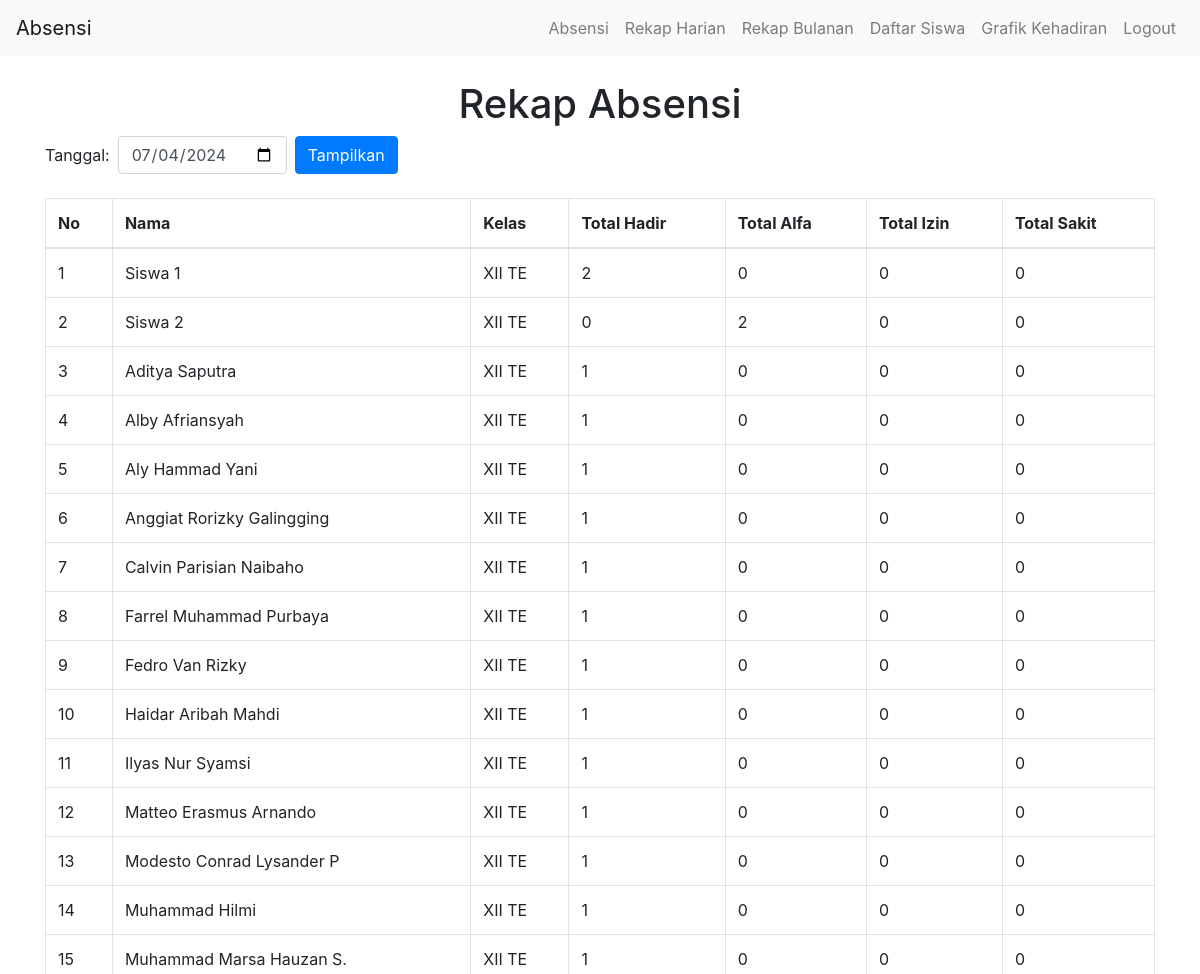
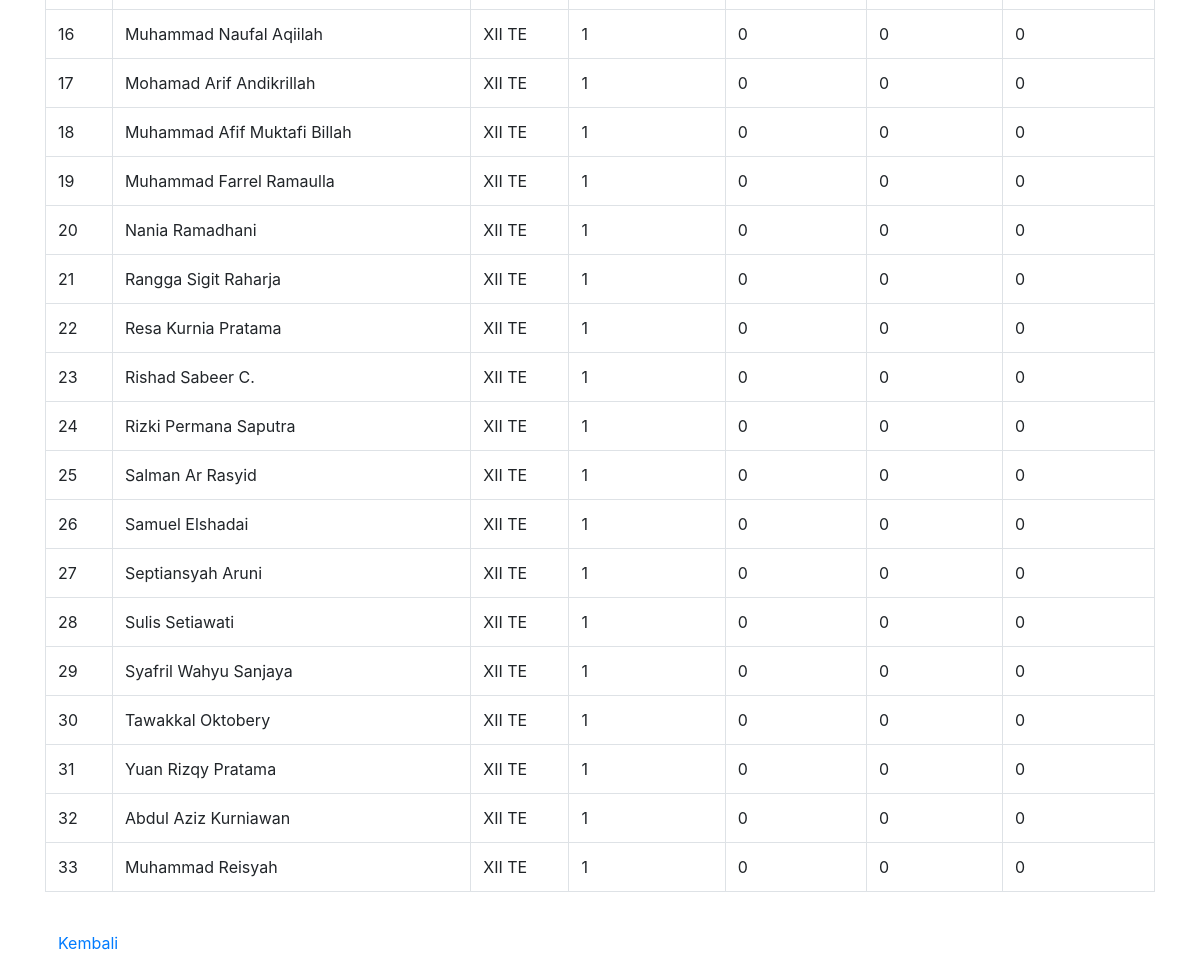
The app's page /rekap with its own data (2 pictures, top to bottom).
### models.py (models this page shows)
class Student(db.Model):
    id = db.Column(db.Integer, primary_key=True)
    nama = db.Column(db.String(100))
    kelas = db.Column(db.String(10))
    attendances = db.relationship('Attendance', backref='student', lazy=True)
    def total_attendance_by_month(self, year, month):
        start_date = datetime(year, month, 1)
        if month == 12:
            end_date = datetime(year + 1, 1, 1)
        else:
            end_date = datetime(year, month + 1, 1)
        hadir = Attendance.query.filter_by(student_id=self.id, status='H').filter(Attendance.tanggal >= start_date).filter(Attendance.tanggal < end_date).count()
        alfa = Attendance.query.filter_by(student_id=self.id, status='A').filter(Attendance.tanggal >= start_date).filter(Attendance.tanggal < end_date).count()
        izin = Attendance.query.filter_by(student_id=self.id, status='I').filter(Attendance.tanggal >= start_date).filter(Attendance.tanggal < end_date).count()
        sakit = Attendance.query.filter_by(student_id=self.id, status='S').filter(Attendance.tanggal >= start_date).filter(Attendance.tanggal < end_date).count()
        return hadir, alfa, izin, sakit

### app.py (the view, shortened to what this page needs)
@app.route('/rekap', methods=['GET', 'POST'])
def rekap():
    date_value = request.args.get('date', datetime.now().date(), type=lambda x: datetime.strptime(x, '%Y-%m-%d').date())
    students = Student.query.all()
    attendances = Attendance.query.filter_by(tanggal=date_value).all()
    if not attendances:
        flash(f'Tidak ada data kehadiran untuk tanggal {date_value}. Hari libur.')
        totals = {}
    else:
        totals = {student.id: student.total_attendance_by_month(date_value.year, date_value.month) for student in students}
    return render_template('rekap.html', students=students, totals=totals, date=date_value)

### app.py (called while the page is built)
@app.context_processor
def utility_processor():
    def total_attendance(student_id, year=datetime.now().year, month=datetime.now().month):
        return get_total_attendance(student_id, year, month)
    return dict(total_attendance=total_attendance)

### templates/rekap.html (shortened to what this page needs)
{% extends "base.html" %}
{% block content %}
    <h1 class="text-center">Rekap Absensi</h1>
    <form method="get" class="form-inline mb-3">
        <div class="form-group mr-2">
            <label for="date" class="mr-2">Tanggal:</label>
            <input type="date" id="date" name="date" class="form-control" value="{{ date }}">
        </div>
        <button type="submit" class="btn btn-primary">Tampilkan</button>
    </form>
    {% if totals %}
        <table class="table table-bordered mt-4">
            <thead>
                <tr>
                    <th>No</th>
                    <th>Nama</th>
                    <th>Kelas</th>
                    <th>Total Hadir</th>
                    <th>Total Alfa</th>
                    <th>Total Izin</th>
                    <th>Total Sakit</th>
                </tr>
            </thead>
            <tbody>
                {% for student in students %}
                <tr>
                    <td>{{ loop.index }}</td>
                    <td>{{ student.nama }}</td>
                    <td>{{ student.kelas }}</td>
                    <td>{{ totals[student.id][0] }}</td>
                    <td>{{ totals[student.id][1] }}</td>
                    <td>{{ totals[student.id][2] }}</td>
                    <td>{{ totals[student.id][3] }}</td>
                </tr>
                {% endfor %}
            </tbody>
        </table>
    {% else %}
        <p class="text-center">Tidak ada data kehadiran untuk tanggal ini.</p>
    {% endif %}
    <a href="{{ url_for('index') }}" class="btn btn-link mt-3">Kembali</a>
{% endblock %}

### templates/base.html (shortened to what this page needs)
<!DOCTYPE html>
<html lang="en">
<head>
    <link rel="stylesheet" href="https://stackpath.bootstrapcdn.com/bootstrap/4.5.2/css/bootstrap.min.css">
</head>
<body>
    <nav class="navbar navbar-expand-lg navbar-light bg-light fixed-top">
        <a class="navbar-brand" href="#">Absensi</a>
        <div class="collapse navbar-collapse" id="navbarNav">
            <ul class="navbar-nav ml-auto">
                <li class="nav-item">
                    <a class="nav-link" href="{{ url_for('index') }}">Absensi</a>
                </li>
                <li class="nav-item">
                    <a class="nav-link" href="{{ url_for('rekap') }}">Rekap Harian</a>
                </li>
                <li class="nav-item">
                    <a class="nav-link" href="{{ url_for('total_rekap') }}">Rekap Bulanan</a>
                </li>
                <li class="nav-item">
                    <a class="nav-link" href="{{ url_for('students') }}">Daftar Siswa</a>
                </li>
                <li class="nav-item">
                    <a class="nav-link" href="{{ url_for('attendance_chart_page') }}">Grafik Kehadiran</a>
                </li>
                <li class="nav-item">
                    <a class="nav-link" href="{{ url_for('logout') }}">Logout</a>
                </li>
            </ul>
        </div>
    </nav>
    <div class="container mt-4">
        {% block content %}{% endblock %}
    </div>
</body>
</html>

### templates/base.html (style rules this page uses)
body { padding-top: 56px; }

### records on screen
Student: nama "Siswa 1", kelas "XII TE", totals "2", totals "0"
Student: nama "Siswa 2", kelas "XII TE", totals "0", id "2"
Student: nama "Aditya Saputra", kelas "XII TE", totals "1", totals "0"
Student: nama "Alby Afriansyah", kelas "XII TE", totals "1", totals "0"
Student: nama "Aly Hammad Yani", kelas "XII TE", totals "1", totals "0"
Student: nama "Anggiat Rorizky Galingging", kelas "XII TE", totals "1", totals "0"
Student: nama "Calvin Parisian Naibaho", kelas "XII TE", totals "1", totals "0"
Student: nama "Farrel Muhammad Purbaya", kelas "XII TE", totals "1", totals "0"
Student: nama "Fedro Van Rizky", kelas "XII TE", totals "1", totals "0"
Student: nama "Haidar Aribah Mahdi", kelas "XII TE", totals "1", totals "0"
Student: nama "Ilyas Nur Syamsi", kelas "XII TE", totals "1", totals "0"
Student: nama "Matteo Erasmus Arnando", kelas "XII TE", totals "1", totals "0"
Student: nama "Modesto Conrad Lysander P", kelas "XII TE", totals "1", totals "0"
Student: nama "Muhammad Hilmi", kelas "XII TE", totals "1", totals "0"
Student: nama "Muhammad Marsa Hauzan S.", kelas "XII TE", totals "1", totals "0"
Student: nama "Muhammad Naufal Aqiilah", kelas "XII TE", totals "1", totals "0"
Student: nama "Mohamad Arif Andikrillah", kelas "XII TE", totals "1", totals "0"
Student: nama "Muhammad Afif Muktafi Billah", kelas "XII TE", totals "1", totals "0"
Student: nama "Muhammad Farrel Ramaulla", kelas "XII TE", totals "1", totals "0"
Student: nama "Nania Ramadhani", kelas "XII TE", totals "1", totals "0"
Student: nama "Rangga Sigit Raharja", kelas "XII TE", totals "1", totals "0"
Student: nama "Resa Kurnia Pratama", kelas "XII TE", totals "1", totals "0"
Student: nama "Rishad Sabeer C.", kelas "XII TE", totals "1", totals "0"
Student: nama "Rizki Permana Saputra", kelas "XII TE", totals "1", totals "0"
Student: nama "Salman Ar Rasyid", kelas "XII TE", totals "1", totals "0"
Student: nama "Samuel Elshadai", kelas "XII TE", totals "1", totals "0"
Student: nama "Septiansyah Aruni", kelas "XII TE", totals "1", totals "0"
Student: nama "Sulis Setiawati", kelas "XII TE", totals "1", totals "0"
Student: nama "Syafril Wahyu Sanjaya", kelas "XII TE", totals "1", totals "0"
Student: nama "Tawakkal Oktobery", kelas "XII TE", totals "1", totals "0"
Student: nama "Yuan Rizqy Pratama", kelas "XII TE", totals "1", totals "0"
Student: nama "Abdul Aziz Kurniawan", kelas "XII TE", totals "1", totals "0"
Student: nama "Muhammad Reisyah", kelas "XII TE", totals "1", totals "0"
